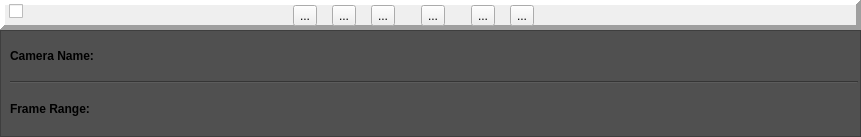
<?xml version="1.0" encoding="UTF-8"?>
<ui version="4.0">
 <class>Form</class>
 <widget class="QWidget" name="Form">
  <property name="geometry">
   <rect>
    <x>0</x>
    <y>0</y>
    <width>861</width>
    <height>137</height>
   </rect>
  </property>
  <property name="sizePolicy">
   <sizepolicy hsizetype="Preferred" vsizetype="Maximum">
    <horstretch>0</horstretch>
    <verstretch>0</verstretch>
   </sizepolicy>
  </property>
  <property name="minimumSize">
   <size>
    <width>861</width>
    <height>0</height>
   </size>
  </property>
  <property name="maximumSize">
   <size>
    <width>861</width>
    <height>137</height>
   </size>
  </property>
  <property name="windowTitle">
   <string>Form</string>
  </property>
  <layout class="QVBoxLayout" name="verticalLayout_2">
   <property name="spacing">
    <number>0</number>
   </property>
   <property name="leftMargin">
    <number>0</number>
   </property>
   <property name="topMargin">
    <number>0</number>
   </property>
   <property name="rightMargin">
    <number>0</number>
   </property>
   <property name="bottomMargin">
    <number>0</number>
   </property>
   <item>
    <widget class="QFrame" name="titleFrame">
     <property name="enabled">
      <bool>true</bool>
     </property>
     <property name="minimumSize">
      <size>
       <width>861</width>
       <height>30</height>
      </size>
     </property>
     <property name="maximumSize">
      <size>
       <width>861</width>
       <height>35</height>
      </size>
     </property>
     <property name="cursor">
      <cursorShape>PointingHandCursor</cursorShape>
     </property>
     <property name="frameShape">
      <enum>QFrame::Panel</enum>
     </property>
     <property name="frameShadow">
      <enum>QFrame::Raised</enum>
     </property>
     <property name="lineWidth">
      <number>5</number>
     </property>
     <widget class="QWidget" name="horizontalLayoutWidget">
      <property name="geometry">
       <rect>
        <x>293</x>
        <y>5</y>
        <width>241</width>
        <height>21</height>
       </rect>
      </property>
      <layout class="QHBoxLayout" name="horizontalLayout_7">
       <property name="spacing">
        <number>15</number>
       </property>
       <property name="sizeConstraint">
        <enum>QLayout::SetDefaultConstraint</enum>
       </property>
       <property name="leftMargin">
        <number>0</number>
       </property>
       <property name="rightMargin">
        <number>0</number>
       </property>
       <item>
        <widget class="QToolButton" name="removeButton">
         <property name="toolTip">
          <string>Remove selected object(s)</string>
         </property>
         <property name="layoutDirection">
          <enum>Qt::RightToLeft</enum>
         </property>
         <property name="autoFillBackground">
          <bool>false</bool>
         </property>
         <property name="text">
          <string>...</string>
         </property>
        </widget>
       </item>
       <item>
        <widget class="QToolButton" name="appendButton">
         <property name="toolTip">
          <string>Add selected object(s)</string>
         </property>
         <property name="layoutDirection">
          <enum>Qt::RightToLeft</enum>
         </property>
         <property name="autoFillBackground">
          <bool>false</bool>
         </property>
         <property name="text">
          <string>...</string>
         </property>
        </widget>
       </item>
       <item>
        <widget class="QToolButton" name="editButton">
         <property name="toolTip">
          <string>Edit</string>
         </property>
         <property name="layoutDirection">
          <enum>Qt::RightToLeft</enum>
         </property>
         <property name="autoFillBackground">
          <bool>false</bool>
         </property>
         <property name="text">
          <string>...</string>
         </property>
        </widget>
       </item>
       <item alignment="Qt::AlignHCenter">
        <widget class="QToolButton" name="addButton">
         <property name="toolTip">
          <string>Add only selected object(s) (All other will get removed)</string>
         </property>
         <property name="layoutDirection">
          <enum>Qt::RightToLeft</enum>
         </property>
         <property name="autoFillBackground">
          <bool>false</bool>
         </property>
         <property name="text">
          <string>...</string>
         </property>
        </widget>
       </item>
       <item>
        <widget class="QToolButton" name="deleteButton">
         <property name="toolTip">
          <string>Delete</string>
         </property>
         <property name="layoutDirection">
          <enum>Qt::RightToLeft</enum>
         </property>
         <property name="autoFillBackground">
          <bool>false</bool>
         </property>
         <property name="text">
          <string>...</string>
         </property>
        </widget>
       </item>
       <item>
        <widget class="QToolButton" name="switchButton">
         <property name="toolTip">
          <string>Switch to this shot in Viewport</string>
         </property>
         <property name="layoutDirection">
          <enum>Qt::RightToLeft</enum>
         </property>
         <property name="autoFillBackground">
          <bool>false</bool>
         </property>
         <property name="text">
          <string>...</string>
         </property>
        </widget>
       </item>
      </layout>
     </widget>
     <widget class="QWidget" name="horizontalLayoutWidget_2">
      <property name="geometry">
       <rect>
        <x>9</x>
        <y>1</y>
        <width>220</width>
        <height>21</height>
       </rect>
      </property>
      <layout class="QHBoxLayout" name="horizontalLayout_8">
       <property name="spacing">
        <number>5</number>
       </property>
       <property name="sizeConstraint">
        <enum>QLayout::SetDefaultConstraint</enum>
       </property>
       <item>
        <widget class="QCheckBox" name="selectButton">
         <property name="sizePolicy">
          <sizepolicy hsizetype="Fixed" vsizetype="Fixed">
           <horstretch>0</horstretch>
           <verstretch>0</verstretch>
          </sizepolicy>
         </property>
         <property name="toolTip">
          <string>Select this shot for export</string>
         </property>
         <property name="text">
          <string/>
         </property>
        </widget>
       </item>
       <item>
        <widget class="QLabel" name="nameLabel">
         <property name="sizePolicy">
          <sizepolicy hsizetype="Maximum" vsizetype="Maximum">
           <horstretch>0</horstretch>
           <verstretch>0</verstretch>
          </sizepolicy>
         </property>
         <property name="minimumSize">
          <size>
           <width>200</width>
           <height>0</height>
          </size>
         </property>
         <property name="maximumSize">
          <size>
           <width>16777215</width>
           <height>16777215</height>
          </size>
         </property>
         <property name="font">
          <font>
           <weight>75</weight>
           <bold>true</bold>
          </font>
         </property>
         <property name="frameShape">
          <enum>QFrame::NoFrame</enum>
         </property>
         <property name="frameShadow">
          <enum>QFrame::Plain</enum>
         </property>
         <property name="text">
          <string/>
         </property>
        </widget>
       </item>
      </layout>
     </widget>
     <widget class="QWidget" name="horizontalLayoutWidget_3">
      <property name="geometry">
       <rect>
        <x>820</x>
        <y>0</y>
        <width>34</width>
        <height>31</height>
       </rect>
      </property>
      <layout class="QHBoxLayout" name="horizontalLayout_9">
       <property name="spacing">
        <number>0</number>
       </property>
       <property name="sizeConstraint">
        <enum>QLayout::SetMinimumSize</enum>
       </property>
       <item>
        <widget class="QPushButton" name="collapseButton">
         <property name="text">
          <string/>
         </property>
         <property name="default">
          <bool>false</bool>
         </property>
         <property name="flat">
          <bool>true</bool>
         </property>
        </widget>
       </item>
      </layout>
     </widget>
    </widget>
   </item>
   <item>
    <widget class="QFrame" name="frame">
     <property name="sizePolicy">
      <sizepolicy hsizetype="Preferred" vsizetype="Expanding">
       <horstretch>0</horstretch>
       <verstretch>0</verstretch>
      </sizepolicy>
     </property>
     <property name="minimumSize">
      <size>
       <width>0</width>
       <height>0</height>
      </size>
     </property>
     <property name="styleSheet">
      <string notr="true">background-color: #505050</string>
     </property>
     <property name="frameShape">
      <enum>QFrame::StyledPanel</enum>
     </property>
     <layout class="QHBoxLayout" name="horizontalLayout_2">
      <property name="leftMargin">
       <number>0</number>
      </property>
      <property name="topMargin">
       <number>0</number>
      </property>
      <property name="rightMargin">
       <number>0</number>
      </property>
      <property name="bottomMargin">
       <number>0</number>
      </property>
      <item>
       <layout class="QVBoxLayout" name="informationLayout">
        <property name="spacing">
         <number>0</number>
        </property>
        <property name="leftMargin">
         <number>9</number>
        </property>
        <property name="rightMargin">
         <number>2</number>
        </property>
        <property name="bottomMargin">
         <number>2</number>
        </property>
        <item>
         <layout class="QHBoxLayout" name="cameraInformationLayout">
          <property name="spacing">
           <number>10</number>
          </property>
          <item>
           <widget class="QLabel" name="label_3">
            <property name="font">
             <font>
              <weight>75</weight>
              <bold>true</bold>
             </font>
            </property>
            <property name="text">
             <string>Camera Name: </string>
            </property>
           </widget>
          </item>
          <item>
           <widget class="QPushButton" name="cameraLabel">
            <property name="enabled">
             <bool>false</bool>
            </property>
            <property name="sizePolicy">
             <sizepolicy hsizetype="Expanding" vsizetype="Preferred">
              <horstretch>0</horstretch>
              <verstretch>0</verstretch>
             </sizepolicy>
            </property>
            <property name="text">
             <string/>
            </property>
            <property name="default">
             <bool>false</bool>
            </property>
            <property name="flat">
             <bool>true</bool>
            </property>
           </widget>
          </item>
         </layout>
        </item>
        <item>
         <widget class="Line" name="line_2">
          <property name="orientation">
           <enum>Qt::Horizontal</enum>
          </property>
         </widget>
        </item>
        <item>
         <layout class="QHBoxLayout" name="frameInformationLayout">
          <property name="spacing">
           <number>10</number>
          </property>
          <item>
           <widget class="QLabel" name="label_4">
            <property name="font">
             <font>
              <weight>75</weight>
              <bold>true</bold>
             </font>
            </property>
            <property name="text">
             <string>Frame Range:  </string>
            </property>
           </widget>
          </item>
          <item>
           <widget class="QPushButton" name="frameLabel">
            <property name="enabled">
             <bool>false</bool>
            </property>
            <property name="sizePolicy">
             <sizepolicy hsizetype="Expanding" vsizetype="Preferred">
              <horstretch>0</horstretch>
              <verstretch>0</verstretch>
             </sizepolicy>
            </property>
            <property name="text">
             <string/>
            </property>
            <property name="default">
             <bool>false</bool>
            </property>
            <property name="flat">
             <bool>true</bool>
            </property>
           </widget>
          </item>
         </layout>
        </item>
       </layout>
      </item>
     </layout>
    </widget>
   </item>
  </layout>
 </widget>
 <resources/>
 <connections/>
</ui>
